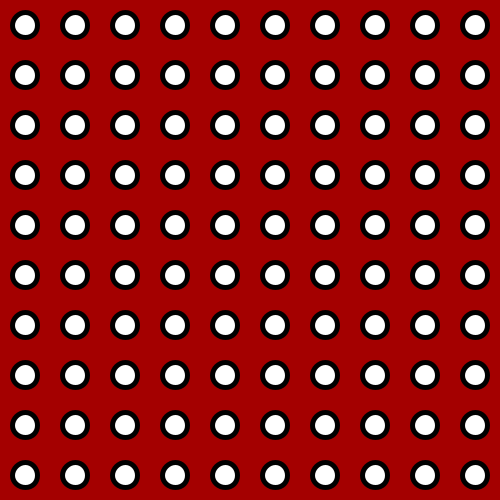
Frame 1 (no input)
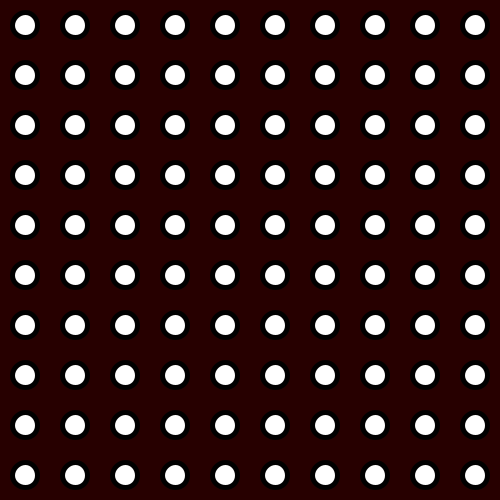
Frame 60 (the mouse pressed at the canvas centre just before this capture)
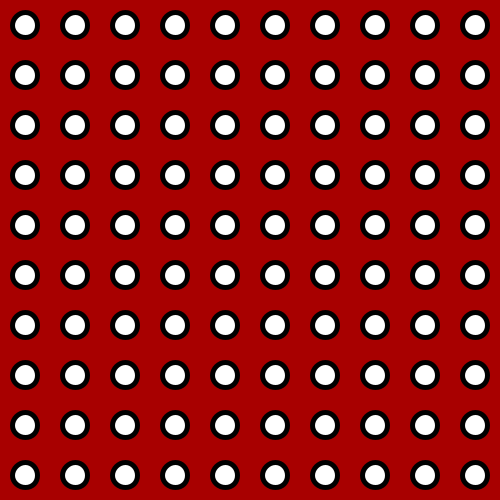
Frame 120 (the mouse held since frame 60 and released just before this capture)

The Processing sketch that drew these frames (run headless with seeded random() and noise(); from frame 60 on, the mouse is pressed at the canvas centre):

// Processing sketch: processing_132882
// ── processing_132882.pde

//HW 4, Arthur Siebesian
// Doodle with for and while
// February 9, 2014
void setup() {
size (500,500);
background(0);
smooth(10);
strokeWeight(5);
frameRate(10);

}

void draw() {
  while(mouseX >450);
  background(random(255),0,0);
  for (int i = 25; i < 500; i = i+50) {
for (int j = 25; j < 500; j = j+50) {
ellipse(i, j, 25, 25);
}
  }
}

 void mousePressed() {  
    background(random(255),random(255),random(255));
 }
